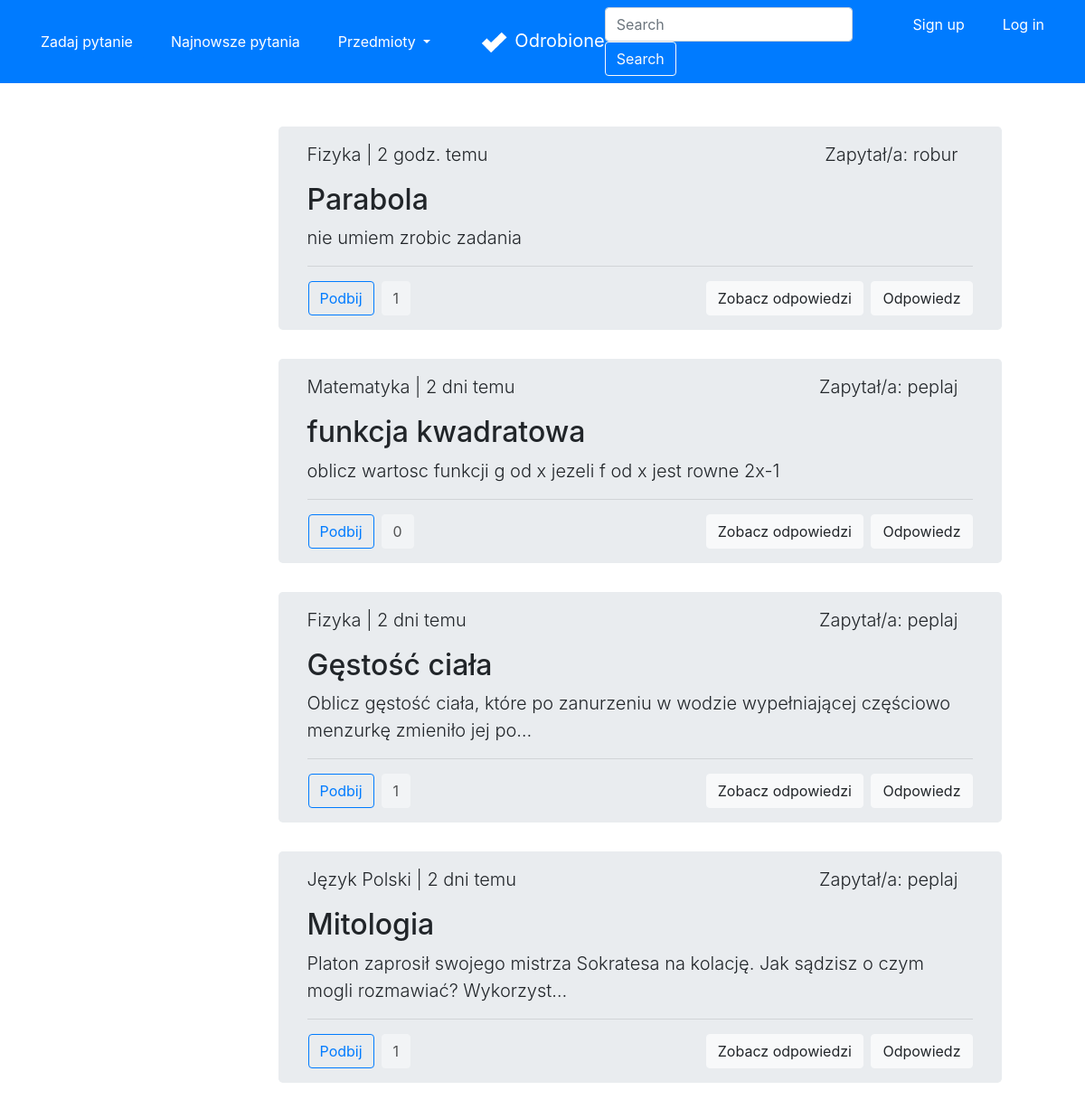
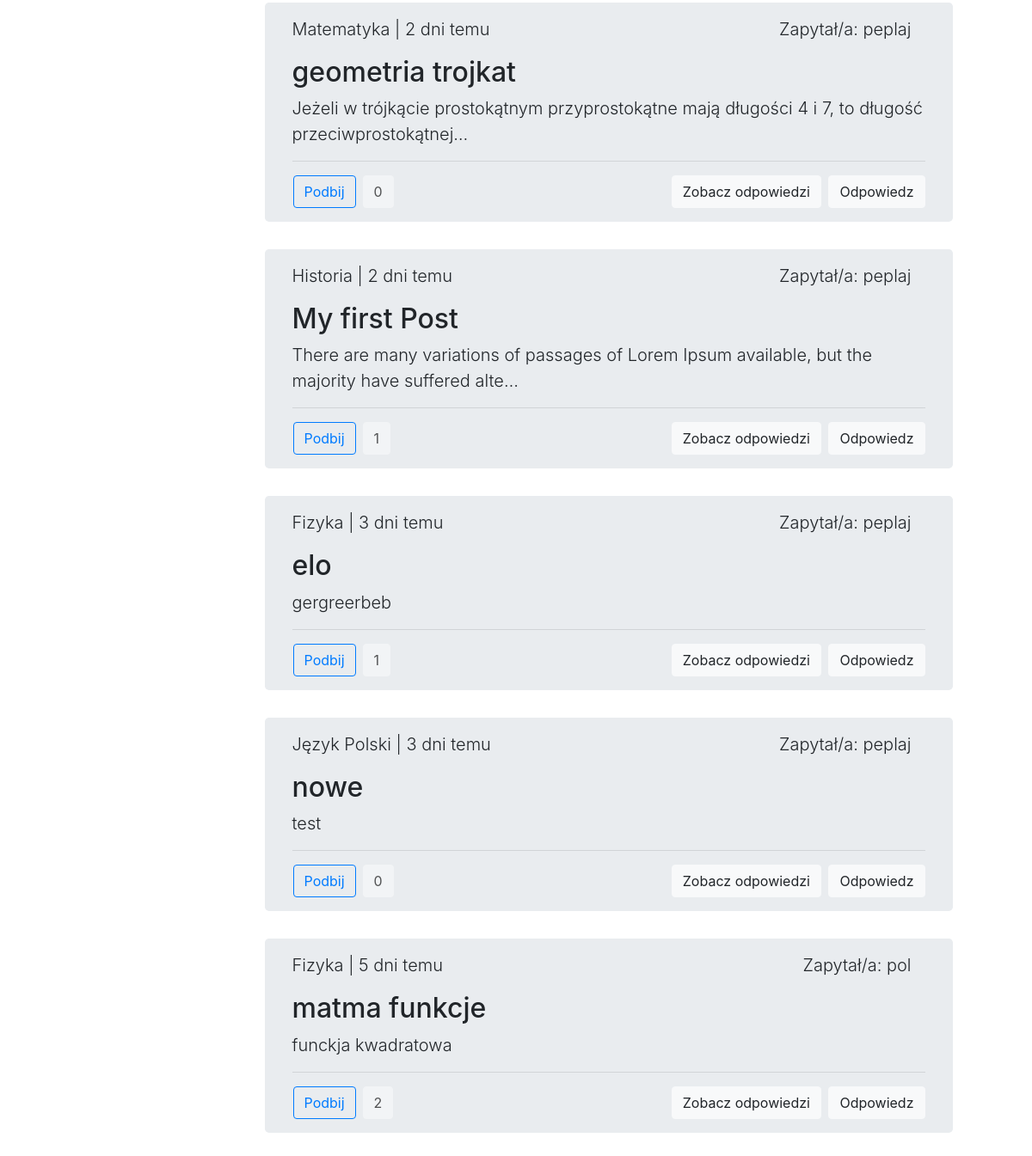
The app's page /latest with its own data (2 pictures, top to bottom).
### forum/models.py (models this page shows, shortened)
class Question(Model):
    title = CharField(max_length=300)
    desc = TextField()
    image = ImageField(upload_to='images/', blank=True)
    createDate = DateTimeField(auto_now_add=True)
    user = ForeignKey(User, on_delete=CASCADE)
    schools = [
        ('', 'Wybierz szkołę'),
        ('ps', 'Szkoła Podstawowa'),
        ('ms', 'Szkoła Średnia'),
        ('cl', 'Studia'),
    ]
    school = CharField(max_length=2, choices=schools,
                       default='')
    subjects = [
        ('', 'Wybierz przedmiot'),
        ('mat', 'Matematyka'),
        ('fiz', 'Fizyka'),
        ('inf', 'Informatyka'),
        ('pol', 'Język Polski'),
        ('ang', 'Język Angielski'),
        ('nmc', 'Język Niemiecki'),
        ('his', 'Historia'),
        ('bio', 'Biologia'),
        ('che', 'Chemia'),
        ('geo', 'Geografia'),
    ]
    subject = CharField(max_length=3, choices=subjects,
                        default='')
    likes = ManyToManyField(User, related_name='likes', blank=True)
    def total_likes(self):
        return self.likes.count()
    def display_time(self):
        mytimezone = timezone.utc
        now = datetime.now(mytimezone)
        diff = (now - self.createDate).days
        if diff == 0:
            if str(now - self.createDate).split(":")[0] == "0":
                if now.hour == self.createDate.hour and now.minute - self.createDate.minute != 0:
                    return str(now.minute - self.createDate.minute)+" min. temu"
                if now.minute - self.createDate.minute != 0:
                    return str(now - self.createDate).split(":")[1]+" min. temu"
                else:
                    return "teraz"
            else:
                return str(now - self.createDate).split(":")[0] + " godz. temu"
        else:
            if diff == 1:
                return str(diff)+" dzień temu"
            else:
                return str(diff)+" dni temu"
    def display_subject(self):
        mySubjects = {'mat': 'Matematyka', 'fiz': 'Fizyka', 'inf': 'Informatyka',
                      'pol': 'Język Polski', 'ang': 'Język Angielski', 'nmc': 'Język Niemiecki',
                      'his': 'Historia', 'bio': 'Biologia', 'che': 'Chemia', 'geo': 'Geografia'}
        return mySubjects[self.subject]

### accounts/models.py (models this page shows)
class User(AbstractUser):
    email = models.EmailField(_('email address'), unique=True)

### forum/views.py (the view)
# urls.py: path('latest', views.latest, name='latest'),
def latest(request):
    questions = Question.objects.all().order_by('-createDate')
    for question in questions:
        if question.likes.filter(id=request.user.id).exists():
            question.is_liked = True
        else:
            question.is_liked = False
    return render(request, 'forum/latest.html',
                  {'questions': questions})

### forum/templates/forum/latest.html (shortened to what this page needs)
{% extends 'forum/base.html' %}
{% block content %}
<div class="row justify-content-center">
    <div class="col-md-6">
        <br>
        <br>
        {% for question in questions %}
        <div class="jumbotron py-3" style="height: fit-content; width: 800px;">
            <div class="row">
                <div class="col text-left">
                    <p class="lead">{{question.display_subject}} | {{question.display_time}}</p>
                </div>
                <div class="col text-right mr-3">
                    <p class="lead">Zapytał/a: {{question.user}}</p>
                </div>
            </div>
            <h2 class="display">{{question.title}}</h2>
            <p class="lead">{{question.desc|truncatechars:100}}</p>
            <hr class="my-2">
            <div class="row mt-3">
                <div class="col content-left">
                    <div class="row">
                        <form action="{% url 'like' question.id %}" method="POST">
                            {% if question.is_liked %}
                            <button type="submit" class="btn btn-primary ml-3">Podbij</button>
                            {% else %}
                            <button type="submit" class="btn btn-outline-primary ml-3">Podbij</button>
                            {% endif %}
                        </form>
                        <a class="btn btn-light disabled ml-2" style="color: black;" href="#"
                            role="button">{{question.total_likes}}</a>
                    </div>
                </div>
                <div class="col text-right">
                    <a class="btn btn-light mr-1" href="{% url 'detail' question.id %}" role="button">Zobacz
                        odpowiedzi</a>
                    <a class="btn btn-light" href="#" role="button">Odpowiedz</a>
                </div>
            </div>
        </div>
        {% endfor %}
    </div>
</div>
{% endblock content %}

### records on screen
Question: display_subject "Fizyka", display_time "2 godz. temu", user "robur", title "Parabola", desc "nie umiem zrobic zadania", shows "Podbij", total_likes "1"
Question: display_subject "Matematyka", display_time "2 dni temu", user "peplaj", title "funkcja kwadratowa", desc "oblicz wartosc funkcji g od x jezeli f od x jest rowne 2x-1", shows "Podbij", total_likes "0"
Question: display_subject "Fizyka", display_time "2 dni temu", user "peplaj", title "Gęstość ciała", desc "Oblicz gęstość ciała, które po zanurzeniu w wodzie wypełniającej częściowo menzurkę zmieniło jej po…", shows "Podbij", total_likes "1"
Question: display_subject "Język Polski", display_time "2 dni temu", user "peplaj", title "Mitologia", desc "Platon zaprosił swojego mistrza Sokratesa na kolację. Jak sądzisz o czym mogli rozmawiać? Wykorzyst…", shows "Podbij", total_likes "1"
Question: display_subject "Matematyka", display_time "2 dni temu", user "peplaj", title "geometria trojkat", desc "Jeżeli w trójkącie prostokątnym przyprostokątne mają długości 4 i 7, to długość przeciwprostokątnej…", shows "Podbij", total_likes "0"
Question: display_subject "Historia", display_time "2 dni temu", user "peplaj", title "My first Post", desc "There are many variations of passages of Lorem Ipsum available, but the majority have suffered alte…", shows "Podbij", total_likes "1"
Question: display_subject "Fizyka", display_time "3 dni temu", user "peplaj", title "elo", desc "gergreerbeb", shows "Podbij", total_likes "1"
Question: display_subject "Język Polski", display_time "3 dni temu", user "peplaj", title "nowe", desc "test", shows "Podbij", total_likes "0"
Question: display_subject "Fizyka", display_time "5 dni temu", user "pol", title "matma funkcje", desc "funckja kwadratowa", shows "Podbij", total_likes "2"
